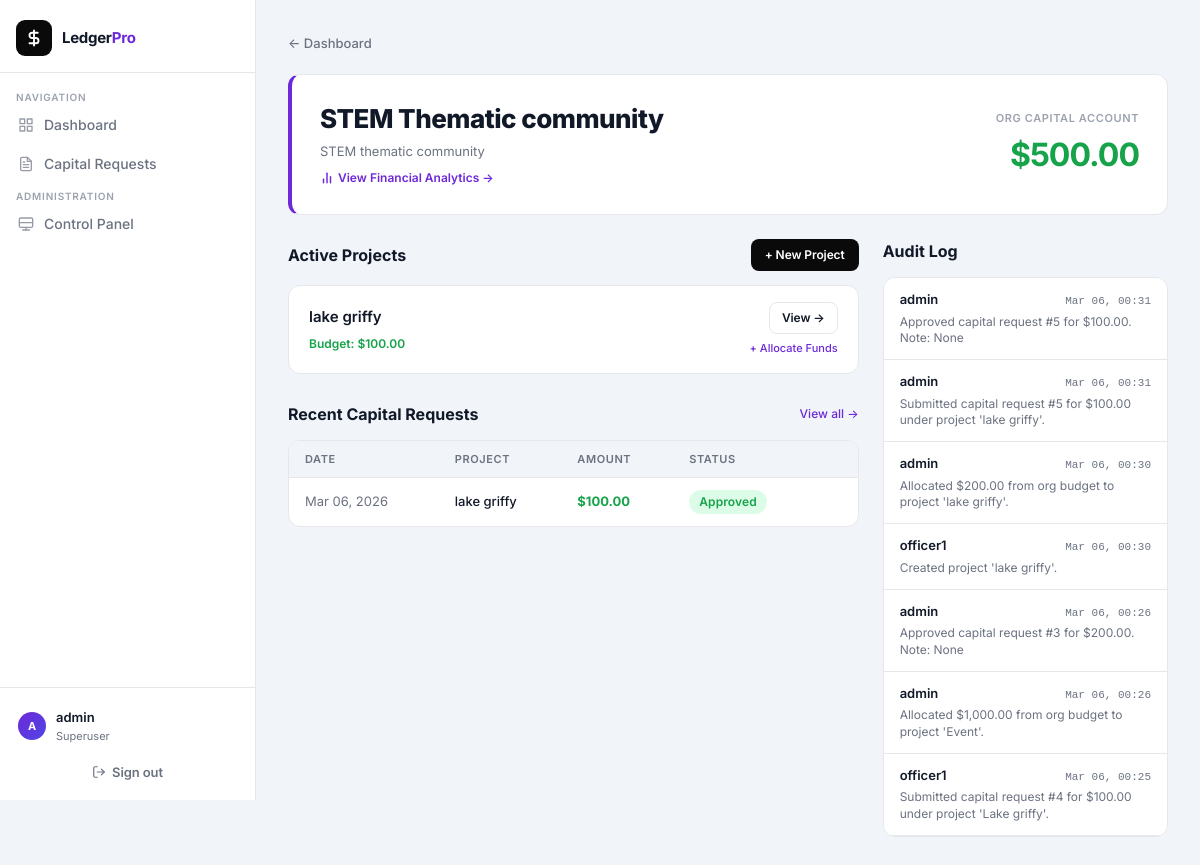
Page /org/3/ (signed in) on the committed database.
### orgs/models.py (models this page shows, shortened)
class Organization(models.Model):
    institution = models.ForeignKey(
        Institution, on_delete=models.CASCADE, related_name='organizations',
        null=True, blank=True
    )
    name = models.CharField(max_length=200)
    description = models.TextField(blank=True)
    officers = models.ManyToManyField(User, related_name='officer_of', blank=True)
    budget = models.DecimalField(
        max_digits=12, decimal_places=2, default=0.00,
        help_text="Starting budget manually inputted by Admins"
    )
    admins = models.ManyToManyField(
        User, related_name='org_admin_of', blank=True,
        help_text="Users with admin-level access to this org (set by the Institution Superuser)"
    )

class Project(models.Model):
    organization = models.ForeignKey(Organization, on_delete=models.CASCADE, related_name='projects')
    name = models.CharField(max_length=200)
    description = models.TextField(blank=True)
    bulletin = models.TextField(blank=True, help_text="Project bulletin board")
    allocated_budget = models.DecimalField(
        max_digits=12, decimal_places=2, default=0.00,
        help_text="Capital allocated from the main Org budget to this project"
    )

class CapitalRequest(models.Model):
    STATUS_CHOICES = [
        ('PENDING', 'Pending Review'),
        ('APPROVED', 'Approved'),
        ('REJECTED', 'Rejected'),
    ]
    CATEGORY_CHOICES = [
        ('EVENTS', 'Events & Programming'),
        ('TRAVEL', 'Travel'),
        ('OPERATIONS', 'Operations'),
        ('MARKETING', 'Marketing & Outreach'),
        ('PERSONNEL', 'Personnel'),
        ('FUNDRAISING', 'Fundraising'),
        ('EQUIPMENT', 'Equipment'),
        ('MISC', 'Miscellaneous'),
    ]
    organization = models.ForeignKey(Organization, on_delete=models.CASCADE, related_name='requests')
    project = models.ForeignKey(Project, on_delete=models.CASCADE, related_name='requests')
    submitted_by = models.ForeignKey(User, on_delete=models.CASCADE)
    amount = models.DecimalField(max_digits=12, decimal_places=2)
    category = models.CharField(max_length=50, choices=CATEGORY_CHOICES, default='MISC')
    purpose = models.TextField()
    status = models.CharField(max_length=20, choices=STATUS_CHOICES, default='PENDING')
    admin_note = models.TextField(blank=True, null=True)
    created_at = models.DateTimeField(auto_now_add=True)
    updated_at = models.DateTimeField(auto_now=True)

class AuditLog(models.Model):
    organization = models.ForeignKey(Organization, on_delete=models.CASCADE, related_name='audit_logs')
    user = models.ForeignKey(User, on_delete=models.SET_NULL, null=True)
    action = models.TextField()
    timestamp = models.DateTimeField(auto_now_add=True)

### orgs/views.py (the view)
# urls.py: path('org/<int:org_id>/', views.org_detail, name='org_detail'),
@login_required
def org_detail(request, org_id):
    org = get_object_or_404(Organization, id=org_id)
    if not can_access_org(request.user, org):
        return redirect('dashboard')
    is_admin = is_admin_for_org(request.user, org)
    is_any_super = is_any_superuser(request.user)
    projects = org.projects.all()
    req_qs = org.requests.all().order_by('-created_at')
    logs = org.audit_logs.all().order_by('-timestamp')
    return render(request, 'orgs/org_detail.html', {
        'org': org,
        'projects': projects,
        'requests': req_qs,
        'logs': logs,
        'is_admin': is_admin,
        'is_superuser': is_any_super,
    })

### orgs/context_processors.py (called while the page is built)
def platform_context(request):
    if request.user.is_anonymous:
        return {
            'is_platform_admin': False,
            'user_institution': None,
            'is_any_superuser': False,
        }
    return {
        'is_platform_admin': is_platform_admin(request.user),
        'user_institution': get_user_institution(request.user),
        'is_any_superuser': is_any_superuser(request.user),
    }

### orgs/utils.py (called while the page is built)
def get_user_institution(user):
    if user.is_anonymous:
        return None
    try:
        if hasattr(user, 'superuser_of'):
            return user.superuser_of
    except Exception:
        pass
    org = Organization.objects.filter(admins=user).first() or Organization.objects.filter(officers=user).first()
    if org:
        return org.institution
    return None

def is_platform_admin(user):
    return user.is_superuser and not hasattr(user, 'superuser_of')

def is_any_superuser(user):
    if is_platform_admin(user):
        return True
    institution = get_user_institution(user)
    if institution and user == institution.superuser:
        return True
    return False

def is_admin_for_org(user, org):
    if is_platform_admin(user):
        return True
    institution = get_user_institution(user)
    if institution and user == institution.superuser and org.institution == institution:
        return True
    return user in org.admins.all()

def can_access_org(user, org):
    return is_admin_for_org(user, org) or is_officer_for_org(user, org)

### orgs/templates/orgs/org_detail.html (shortened to what this page needs)
{% extends 'orgs/base.html' %}
{% block content %}
<a href="{% url 'dashboard' %}" class="back-link">&larr; Dashboard</a>
<div class="card"
    style="margin-bottom: 24px; display: flex; justify-content: space-between; align-items: center; padding: 24px 28px; border-left: 4px solid var(--primary);">
    <div style="flex: 1;">
        <h1 style="font-size: 26px; font-weight: 800; letter-spacing: -0.5px; margin-bottom: 4px;">{{ org.name }}</h1>
        <p style="color: var(--text-muted); font-size: 13px; max-width: 480px; margin-bottom: 8px;">{{ org.description|default:"Welcome to the organization's financial portal." }}</p>
        <a href="{% url 'org_analytics' org.id %}"
            style="font-size: 12px; color: var(--primary); text-decoration: none; font-weight: 600; display: inline-flex; align-items: center; gap: 4px;">
            <svg width="14" height="14" viewBox="0 0 24 24" fill="none" stroke="currentColor" stroke-width="2.5"
                stroke-linecap="round" stroke-linejoin="round">
                <line x1="18" y1="20" x2="18" y2="10" />
                <line x1="12" y1="20" x2="12" y2="4" />
                <line x1="6" y1="20" x2="6" y2="14" />
            </svg>
            View Financial Analytics &rarr;
        </a>
    </div>
    <div style="text-align: right;">
        <div
            style="font-size: 11px; font-weight: 600; text-transform: uppercase; letter-spacing: 0.6px; color: var(--text-label); margin-bottom: 4px;">
            Org Capital Account</div>
        <div class="money" style="font-size: 32px; letter-spacing: -1px;">${{ org.budget }}</div>
    </div>
</div>
<div style="display: grid; grid-template-columns: 2fr 1fr; gap: 24px; align-items: start;">
    <div>
        <div style="display: flex; justify-content: space-between; align-items: center; margin-bottom: 14px;">
            <h2 style="font-size: 16px; font-weight: 700;">Active Projects</h2>
            <a href="{% url 'create_project' org.id %}" class="btn" style="font-size: 12px; padding: 7px 14px;">+ New
                Project</a>
        </div>
        {% for project in projects %}
        <div class="card"
            style="display: flex; justify-content: space-between; align-items: center; margin-bottom: 10px; padding: 16px 20px;">
            <div>
                <div style="font-size: 15px; font-weight: 600; margin-bottom: 3px;">{{ project.name }}</div>
                <div style="font-size: 12px; font-weight: 600; color: var(--success);">Budget: ${{ project.allocated_budget }}</div>
            </div>
            <div style="display: flex; flex-direction: column; gap: 6px; align-items: flex-end;">
                <a href="{% url 'project_detail' org.id project.id %}" class="btn btn-outline"
                    style="font-size: 12px; padding: 6px 12px; white-space: nowrap;">View &rarr;</a>
                {% if is_admin %}
                <a href="{% url 'allocate_funds' org.id project.id %}"
                    style="font-size: 11px; color: var(--primary); text-decoration: none; font-weight: 500;">+ Allocate
                    Funds</a>
                {% endif %}
            </div>
        </div>
        {% empty %}
        <div class="card"
            style="text-align: center; padding: 32px; color: var(--text-muted); margin-bottom: 10px; font-size: 13px;">
            No projects yet. Create one above.</div>
        {% endfor %}
        <div style="display: flex; justify-content: space-between; align-items: center; margin: 28px 0 14px;">
            <h2 style="font-size: 16px; font-weight: 700;">Recent Capital Requests</h2>
            <a href="{% url 'all_requests' %}"
                style="font-size: 12px; color: var(--primary); text-decoration: none; font-weight: 500;">View all
                &rarr;</a>
        </div>
        <div class="card" style="padding: 0; overflow: hidden;">
            <table>
                <thead>
                    <tr>
                        <th>Date</th>
                        <th>Project</th>
                        <th>Amount</th>
                        <th>Status</th>
                        <th></th>
                    </tr>
                </thead>
                <tbody>
                    {% for req in requests|slice:":5" %}
                    <tr>
                        <td style="color: var(--text-muted);">{{ req.created_at|date:"M d, Y" }}</td>
                        <td style="font-weight: 500;">{{ req.project.name }}</td>
                        <td><span class="money">${{ req.amount }}</span></td>
                        <td><span class="badge {{ req.status|lower }}">{{ req.get_status_display }}</span></td>
                        <td>
                        </td>
                    </tr>
                    {% empty %}
                    <tr>
                        <td colspan="5" style="text-align: center; color: var(--text-muted); padding: 24px;">No requests
                            yet.</td>
                    </tr>
                    {% endfor %}
                </tbody>
            </table>
        </div>
    </div>
    <div>
        <h2 style="font-size: 16px; font-weight: 700; margin-bottom: 14px;">Audit Log</h2>
        <div class="card" style="padding: 0; max-height: 560px; overflow-y: auto;">
            {% for log in logs %}
            <div style="padding: 12px 16px; border-bottom: 1px solid var(--border);">
                <div style="display: flex; justify-content: space-between; align-items: baseline; margin-bottom: 4px;">
                    <span style="font-weight: 600; font-size: 13px;">{{ log.user.username|default:"System" }}</span>
                    <span style="font-size: 11px; color: var(--text-muted); font-family: monospace;">{{ log.timestamp|date:"M d, H:i" }}</span>
                </div>
                <p style="font-size: 12px; color: var(--text-muted); line-height: 1.4;">{{ log.action }}</p>
            </div>
            {% empty %}
            <div class="empty-state" style="padding: 28px 16px; font-size: 13px;">No audit history yet.</div>
            {% endfor %}
        </div>
    </div>
</div>
{% endblock %}

### orgs/templates/orgs/base.html (shortened to what this page needs)
<!DOCTYPE html>
<html lang="en">
<head>
</head>
<body>
    <aside class="sidebar">
        <div class="sidebar-header">
            <a href="{% url 'dashboard' %}" class="sidebar-logo">
                <div class="sidebar-logo-icon">
                    <svg width="18" height="18" viewBox="0 0 24 24" fill="none" stroke="currentColor" stroke-width="2.5"
                        stroke-linecap="round" stroke-linejoin="round">
                        <path d="M12 2v20M17 5H9.5a3.5 3.5 0 0 0 0 7h5a3.5 3.5 0 0 1 0 7H6" />
                    </svg>
                </div>
                <span class="sidebar-logo-text">Ledger<span>Pro</span></span>
            </a>
        </div>
        <nav class="sidebar-nav">
            <span class="nav-section-label">Navigation</span>
            <a href="{% url 'dashboard' %}" class="nav-link">
                <svg viewBox="0 0 24 24" fill="none" stroke="currentColor" stroke-width="2" stroke-linecap="round"
                    stroke-linejoin="round">
                    <rect x="3" y="3" width="7" height="7" />
                    <rect x="14" y="3" width="7" height="7" />
                    <rect x="14" y="14" width="7" height="7" />
                    <rect x="3" y="14" width="7" height="7" />
                </svg>
                Dashboard
            </a>
            <a href="{% url 'all_requests' %}" class="nav-link">
                Capital Requests
            </a>
            {% if is_any_superuser %}
            <span class="nav-section-label">Administration</span>
            <a href="{% url 'superuser_dashboard' %}" class="nav-link">
                <svg viewBox="0 0 24 24" fill="none" stroke="currentColor" stroke-width="2" stroke-linecap="round"
                    stroke-linejoin="round">
                    <rect x="2" y="3" width="20" height="14" rx="2" ry="2" />
                    <line x1="2" y1="10" x2="22" y2="10" />
                    <line x1="7" y1="21" x2="17" y2="21" />
                    <line x1="12" y1="17" x2="12" y2="21" />
                </svg>
                {% if is_platform_admin %}Platform Control{% else %}Control Panel{% endif %}
            </a>
            {% endif %}
        </nav>
        <div class="sidebar-footer">
            {% if user.is_authenticated %}
            <div class="user-pill">
                <div class="user-avatar">{{ user.username|slice:":1" }}</div>
                <div class="user-info">
                    <div class="user-name">{{ user.username }}</div>
                    <div class="user-role">
                        {% if user.is_superuser %}Superuser{% elif user.is_staff %}Admin{% else %}Officer{% endif %}
                    </div>
                </div>
            </div>
            <form action="{% url 'account_logout' %}" method="post" style="margin-top: 4px;">
                <button type="submit" class="btn btn-ghost"
                    style="width: 100%; justify-content: center; font-size: 13px;">
                    <svg width="14" height="14" viewBox="0 0 24 24" fill="none" stroke="currentColor" stroke-width="2"
                        stroke-linecap="round" stroke-linejoin="round">
                        <path d="M9 21H5a2 2 0 0 1-2-2V5a2 2 0 0 1 2-2h4" />
                        <polyline points="16 17 21 12 16 7" />
                        <line x1="21" y1="12" x2="9" y2="12" />
                    </svg>
                    Sign out
                </button>
            </form>
            {% else %}
            <a href="{% url 'account_login' %}" class="btn" style="width: 100%; justify-content: center;">Sign in</a>
            {% endif %}
        </div>
    </aside>
    <div class="main-wrapper">
        <div class="container">
            {% block content %}{% endblock %}
        </div>
    </div>
</body>
</html>

### rows in the picture
Organization: name "STEM Thematic community", description "STEM thematic community", budget "500.00"
Project: name "lake griffy", allocated_budget "100.00"
CapitalRequest: created_at "Mar 06, 2026", project.name "lake griffy", amount "100.00", status "Approved"
AuditLog: user.username "admin", timestamp "Mar 06, 00:31", action "Approved capital request #5 for $100.00. Note: None"
AuditLog: user.username "admin", timestamp "Mar 06, 00:31", action "Submitted capital request #5 for $100.00 under project 'lake griffy'."
AuditLog: user.username "admin", timestamp "Mar 06, 00:30", action "Allocated $200.00 from org budget to project 'lake griffy'."
AuditLog: user.username "officer1", timestamp "Mar 06, 00:30", action "Created project 'lake griffy'."
AuditLog: user.username "admin", timestamp "Mar 06, 00:26", action "Approved capital request #3 for $200.00. Note: None"
AuditLog: user.username "admin", timestamp "Mar 06, 00:26", action "Allocated $1,000.00 from org budget to project 'Event'."
AuditLog: user.username "officer1", timestamp "Mar 06, 00:25", action "Submitted capital request #4 for $100.00 under project 'Lake griffy'."

### other values in the picture
{{ user.username|slice:":1" }} "A"
{{ user.username }} "admin"
